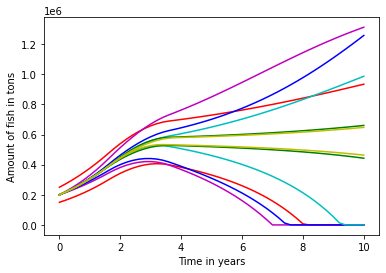

Write the Python code that produced this figure.
#!/usr/bin/env python3
# -*- coding: utf-8 -*-
"""
Created on Wed Feb  2 19:59:09 2022

@author: neutrino
"""


import math
import numpy
import matplotlib.pyplot

# base_value is a Python dictionary. 
base_values = {'initial_value': 2e5, # tons
               'maximum_growth_rate': 0.5, # 1 / year
               'carrying_capacity': 2e6, # tons
               'maximum_harvest_rate': 0.8 * 2.5e5, # tons / year
               'ramp_start': 1.5, # years
               'ramp_end': 3.5 # years
              }

# Python dictionaries behave similarly to Python lists, 
# or numpy arrays, but instead of accessing values via a numeric index, 
# for example x[0] to access the first element in the x array, we use 
# string indices. For example, if we type:
# 
# x = base_value['initial_value']
# 
# x will be set to 2e5. This is called a key-value store, where the name, 
# or string, is the key, and the value associated with that key can be 
# anything you like.
# Note: Don't try to grab a key that doesn't exist from a dictionary, for 
# example:
#
# x = base_value['does_not_exist']
#
# will cause your code to exit with an error, since Python doesn't know 
# what to do here. There is a way around it, by using a dictionary's 
# built-in get(key) function, but you shouldn't have to worry about that 
# here.
# To set the value associated with a key to something else, you can 
# access it similarly, for example:
#
# base_value['initial_value'] = 2e10
#
# Will change the associated value from 2e5 to 2e10. This is also how you 
# create new key-value pairs in a dictionary, for example:
#
# base_value['does_not_exist'] = "now it does"
#
# Will create the key 'does_not_exist' and associate the string 
# "now it does" with it. This means that you do not have to create 
# all the key-value pairs up front if you don't want to. However, 
# it's generally good programming practice to do so for the sake of clarity.

uncertainties = {'initial_value': 5e4, # tons
                 'maximum_growth_rate': 0.1, # 1 / year
                 'carrying_capacity': 9e5, # tons
                 'maximum_harvest_rate': 3e4, # tons / year
                 'ramp_start': 0.2, # years
                 'ramp_end': 0.2 # years
                }

colors = {'initial_value': 'r',
          'maximum_growth_rate': 'm',
          'carrying_capacity': 'b',
          'maximum_harvest_rate': 'c',
          'ramp_start': 'g',
          'ramp_end': 'y'
         }

# This is used to keep track of the data that we want to plot.
data = []

end_time = 10. # years
h = 0.2 # years
num_steps = int(end_time / h)
times = h * numpy.array(range(num_steps + 1))

fish = numpy.zeros(num_steps + 1) # tons

# evaluate numerically evaluates the differential equation for harvesting fish, 
# calculates the total amount of fish harvested, and returns that value.
# The variable called values refers to a dictionary of the type introduced above.
def evaluate(values, color):
    # Set the initial number of fish to the 'initial_value' of the dictionary passed in.
    fish[0] = values['initial_value']

    # Start the total number of fish harvested out at 0, and specify 
    # that the fish are not yet extinct.
    total_harvest = 0.
    is_extinct = False

    # For each time step, harvest the fish based on the given factors
    for step in range(num_steps):

        # Set the time passed during this step, and set the initial 
        # harvest factor to 0.
        time = h * step # years
        harvest_factor = 0.

        # If we have finished ramping up harvesting, then set the harvest rate to the 
        # maximum harvest rate. Otherwise, we set the harvest rate to be a percentage of 
        # the maximum harvest rate based on how far into the ramp up we are.
        if time > values['ramp_end']:
            harvest_factor = 1.
        elif time > values['ramp_start']:
            harvest_factor = (time - values['ramp_start']) / (values['ramp_end'] - values['ramp_start']) 
        harvest_rate = harvest_factor * values['maximum_harvest_rate']

        # If the fish are extinct, then we're not going to harvest anymore fish! Else, if they aren't extinct 
        # yet, the current harvest is going to be the harvest rate we've set times the time step.
        # We set the total number of fish for the next step based on how many we harvest this step, and what 
        # our carrying capacity is.
        if is_extinct:
            current_harvest = 0.
            fish_next_step = 0.
        else:
            current_harvest = h * harvest_rate
            fish_next_step = fish[step] + h * values['maximum_growth_rate'] * (1. - fish[step] / values['carrying_capacity']) * fish[step] - current_harvest
            if fish_next_step <= 0.:
                is_extinct = True
                current_harvest = fish[step]
                fish_next_step = 0.
        fish[step + 1] = fish_next_step

        total_harvest += current_harvest

    # Once we've computed the number of fish for each time step, keep track
    # of the data, so we can plot it.
    data.append(([time for time in times], [f for f in fish], color))

    return total_harvest

# sensitivity_analysis calculates what the most critical 
# parameter of the differential equation is, then returns 
# the name of that parameter.
def sensitivity_analysis():
    most_critical_parameter = ''

    worst_difference = 0

    # For each key in the dictionary base_values, fluctuate the 
    # associated value based on the same key in the uncertainties 
    # dictionary to determine which value changes the outcome 
    # the most.
    for key in base_values.keys():
        # Give each key a specific color so we can better 
        # tell them apart in the plot.
        color = colors[key]    

        # Create a copy of the base_values dictionary and 
        # decrease the value for the current key by the 
        # given uncertainty. Then, evaluate the 
        # differential equation for the given parameters.
        one_value_down = base_values.copy()
        one_value_down[key] -= uncertainties[key]
        result_down = evaluate(one_value_down, color)

        # The same as before, but we increase the value 
        # for the given key, rather then decrease.
        one_value_up = base_values.copy()
        one_value_up[key] += uncertainties[key]
        result_up = evaluate(one_value_up, color)
        
        difference = math.fabs(result_up - result_down)
        if difference > worst_difference:
            worst_difference = difference
            most_critical_parameter = key
    #### End code to modify.

    return most_critical_parameter

print (sensitivity_analysis())

def plot_me():
    for (times, fish, color) in data:
        matplotlib.pyplot.plot(times, fish, c = color)
    axes = matplotlib.pyplot.gca()
    axes.set_xlabel('Time in years')
    axes.set_ylabel('Amount of fish in tons')
plot_me()
